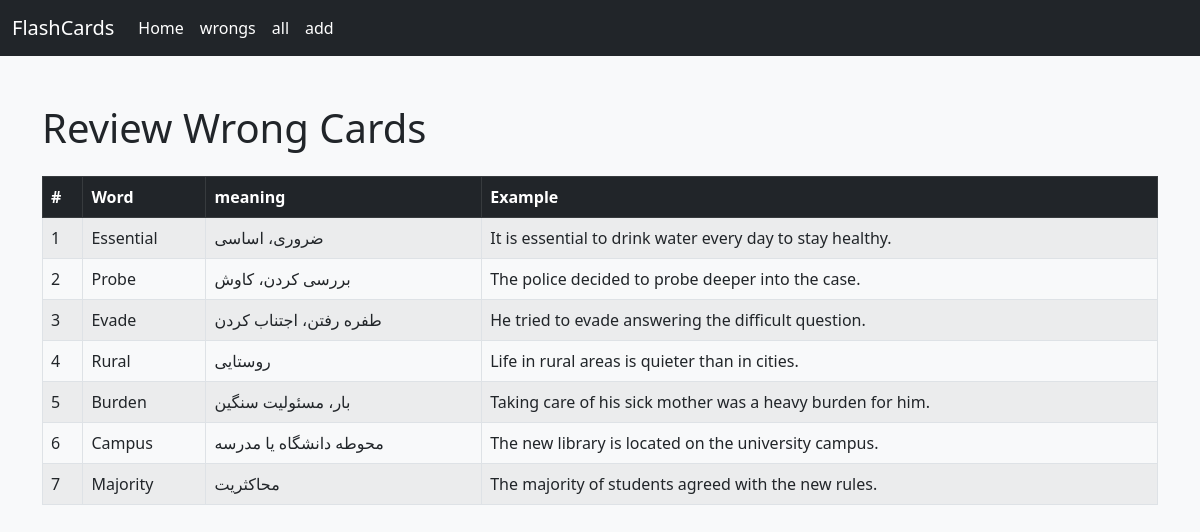
Page /cardswrong/ on the earlier database version.
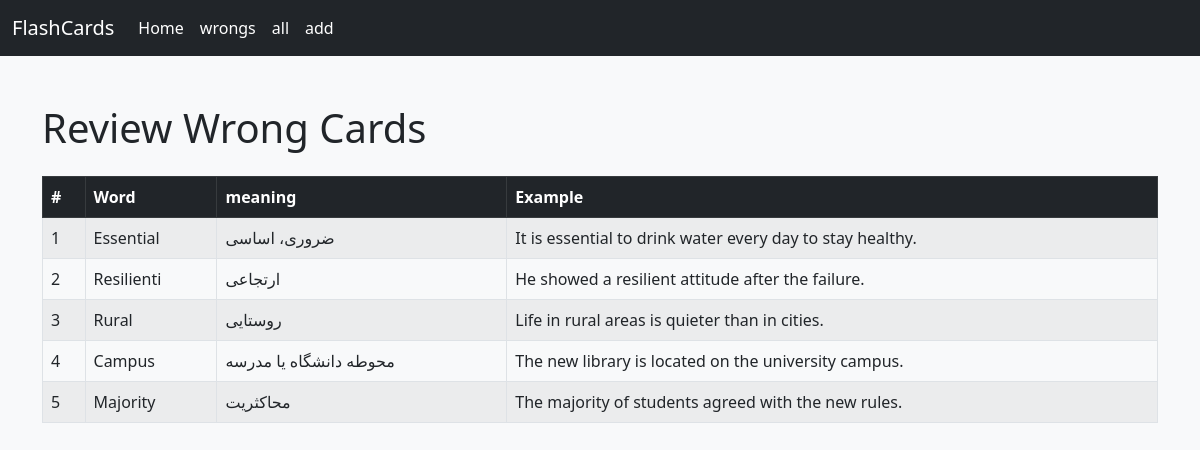
Same page on the later database version.
### home/models.py (models this page shows, shortened)
class FlashCard(models.Model):
    word = models.CharField(max_length=512)
    meaning = models.CharField(max_length=512)
    example = models.CharField(max_length=1024, null=True, blank=True)
    rate = models.SmallIntegerField(default=0)
    last_reply = models.BooleanField(default=False)
    created_at = models.DateField(auto_now_add=True)
    next_review_date = models.DateField()

### home/views.py (the view)
# urls.py: path("cardswrong/" ,CardsWrongView.as_view(),name="cardswrong"),
class CardsWrongView(View):
    def get(self, request):
        cards = FlashCard.objects.filter(last_reply=False)
        return render(request, "home/cards_wrong.html", {"cards": cards})

### home/templates/home/cards_wrong.html
{% extends 'base.html' %}
{% block content %}
  <h1 class="mb-4">Review Wrong Cards</h1>
  {% if cards %}
    <table class="table table-bordered table-striped">
      <thead class="table-dark">
        <tr>
          <th>#</th>
          <th>Word</th>
          <th>meaning</th>
          <th>Example</th>
        </tr>
      </thead>
      <tbody>
        {% for card in cards %}
          <tr>
            <td>{{ forloop.counter }}</td>
            <td>{{ card.word }}</td>
            <td>{{ card.meaning }}</td>
            <td>{{ card.example }}</td>
          </tr>
        {% endfor %}
      </tbody>
    </table>
  {% else %}
    <div class="alert alert-warning" role="alert">No cards available.</div>
  {% endif %}
{% endblock %}

Differences in the rows shown:
no longer on this page (row edited): FlashCard: word "Probe", meaning "بررسی کردن، کاوش", example "The police decided to probe deeper into the case."
no longer on this page (row edited): FlashCard: word "Evade", meaning "طفره رفتن، اجتناب کردن", example "He tried to evade answering the difficult question."
no longer on this page (row edited): FlashCard: word "Burden", meaning "بار، مسئولیت سنگین", example "Taking care of his sick mother was a heavy burden for him."
now on this page (row edited): FlashCard: word "Resilienti", meaning "ارتجاعی", example "He showed a resilient attitude after the failure."
